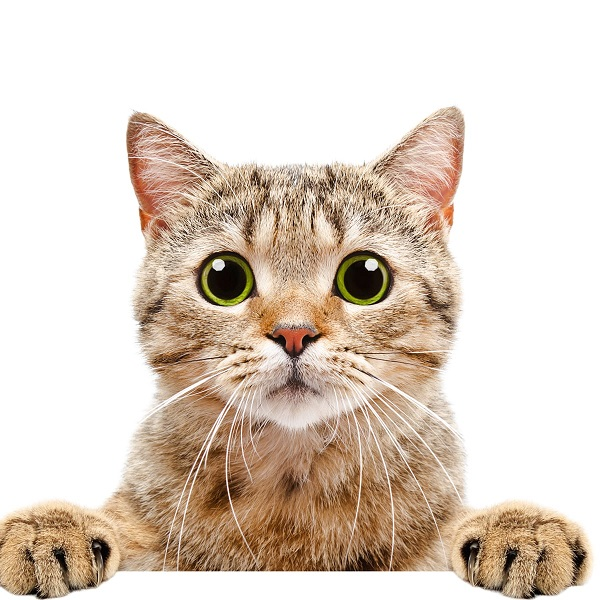
#> input picture OpenCV 03일차/실습/img/image.jpg, 600 x 600 px
$ python opencv_37.py
#> lines starting #> are read from the running program, lines starting #| are printed output that depends on the picture
# 흐림효과(blur)
# 컬러 -> 그레이스케일 -> 블러 -> 이진화
import cv2

img_src = cv2.imread('img/image.jpg', cv2.IMREAD_COLOR)
#> img_src is the input picture: shape (600, 600, 3); mean B, G, R 196.6, 208.9, 222.5
img_src = cv2.pyrDown(img_src)
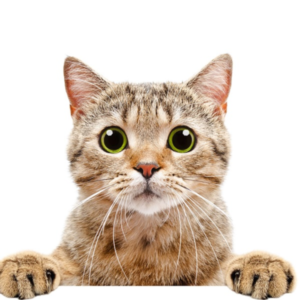
#> img_src: shape (300, 300, 3); mean B, G, R 196.6, 208.9, 222.5
img_gray = cv2.cvtColor(img_src, cv2.COLOR_BGR2GRAY)
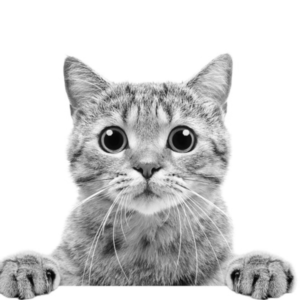
#> img_gray: shape (300, 300); min 5, max 255, mean 211.6
img_grays = cv2.cvtColor(img_gray, cv2.COLOR_GRAY2BGR)
img_hsv = cv2.cvtColor(img_src, cv2.COLOR_BGR2HSV)
#> img_hsv: shape (300, 300, 3); mean H, S, V 7.9, 39.5, 222.5

filter = (7, 7)

# 흐림효과 적용
img_blur1 = cv2.blur(img_src, filter, anchor=(-1, -1), borderType=cv2.BORDER_CONSTANT)
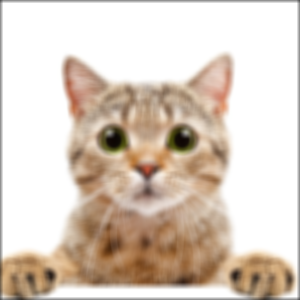
#> img_blur1: shape (300, 300, 3); mean B, G, R 193.8, 206.1, 219.6
img_blur2 = cv2.blur(img_src, filter, anchor=(-1, -1), borderType=cv2.BORDER_REPLICATE)
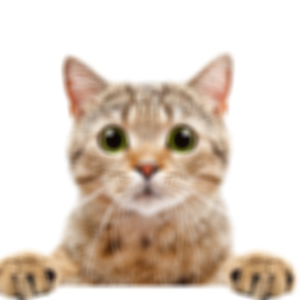
#> img_blur2: shape (300, 300, 3); mean B, G, R 196.6, 208.9, 222.5
img_blur3 = cv2.blur(img_src, filter, anchor=(-1, -1), borderType=cv2.BORDER_REFLECT)
img_blur4 = cv2.blur(img_src, filter, anchor=(-1, -1), borderType=cv2.BORDER_REFLECT101)
img_blur5 = cv2.blur(img_src, filter, anchor=(-1, -1), borderType=cv2.BORDER_DEFAULT)
img_blur6 = cv2.blur(img_src, filter, anchor=(-1, -1), borderType=cv2.BORDER_ISOLATED)

cont = cv2.hconcat([img_src, img_grays, img_hsv, img_blur1, img_blur2])
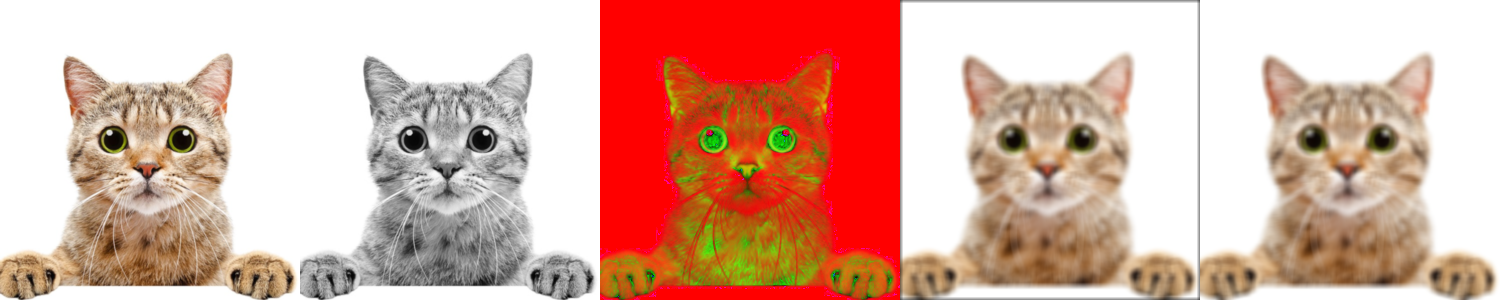
#> cont: shape (300, 1500, 3); mean B, G, R 161.3, 175, 219.7
cont1 = cv2.hconcat([img_blur3, img_blur4, img_blur5, img_blur6, img_blur6])
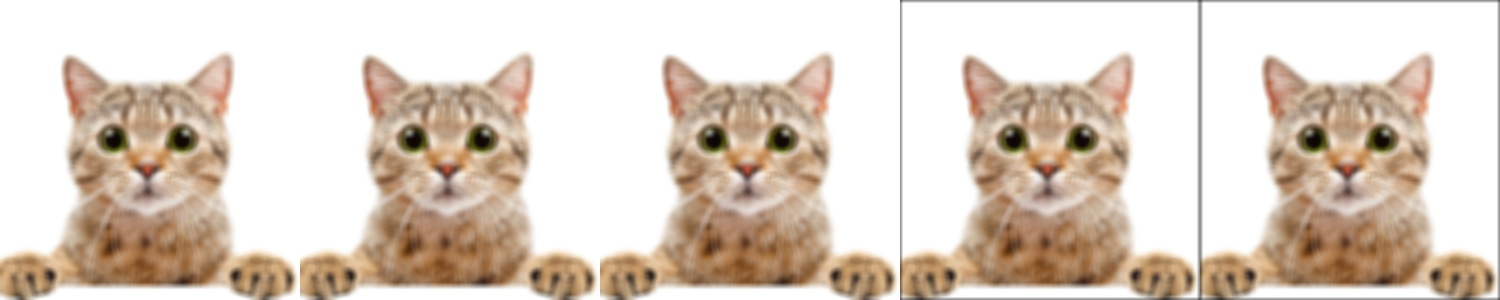
#> cont1: shape (300, 1500, 3); mean B, G, R 195.4, 207.8, 221.3

conts = cv2.vconcat([cont, cont1])
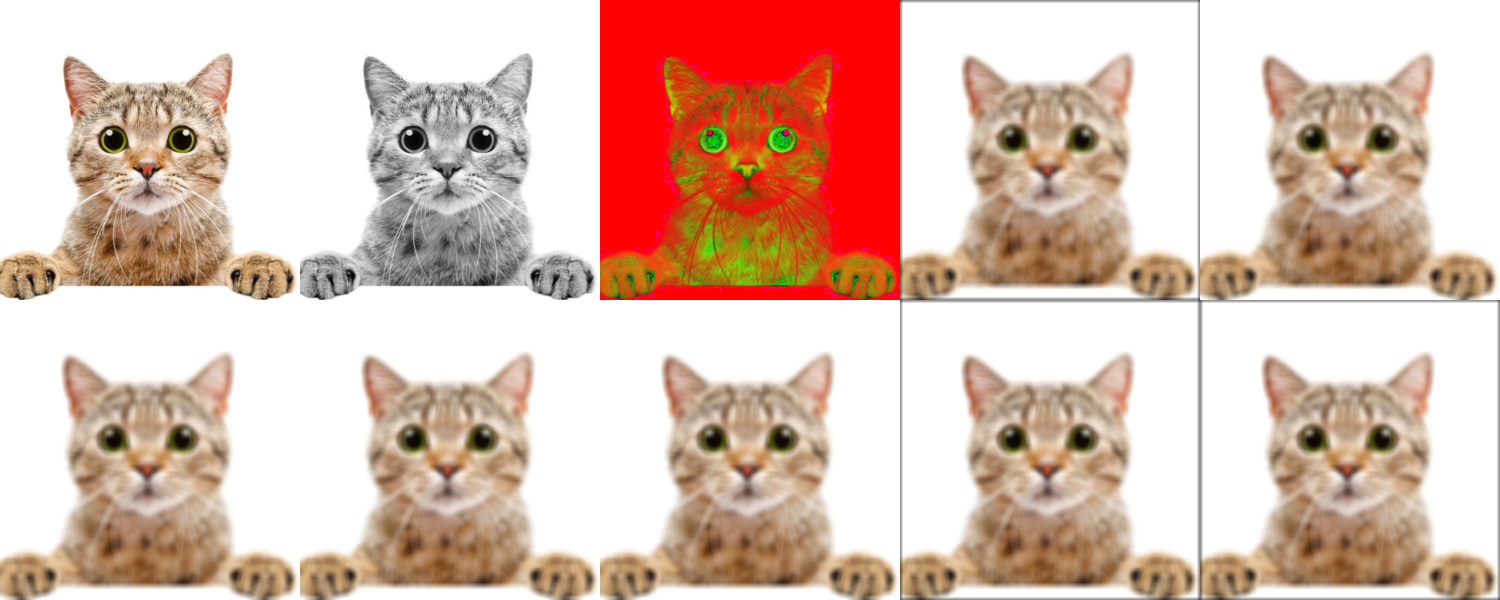
#> conts: shape (600, 1500, 3); mean B, G, R 178.4, 191.4, 220.5

cv2.imshow('img', conts)
cv2.waitKey(0)
cv2.destroyAllWindows()

$ run again, with OpenCV 03일차/실습/img/img11.jpg copied over OpenCV 03일차/실습/img/image.jpg
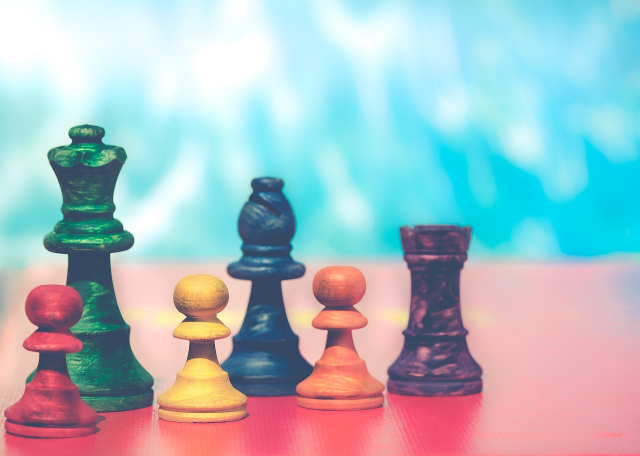
#> input picture OpenCV 03일차/실습/img/img11.jpg, 1280 x 912 px (shown at 1/2 size)
#> img_src is the input picture: shape (912, 1280, 3); mean B, G, R 194.7, 188, 168.8
#> img_src: shape (456, 640, 3)
#> img_hsv: shape (456, 640, 3); mean H, S, V 95, 96.3, 221.3
#> `cont1 = cv2.hconcat([img_blur3, img_blur4, img_blur5, img_blur6, img_b..`:
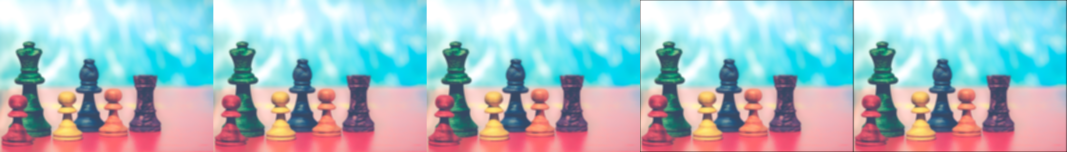
#> cont1: shape (456, 3200, 3) (shown at 1/3 size); mean B, G, R 194.3, 187.6, 168.3
#> `conts = cv2.vconcat([cont, cont1])`:
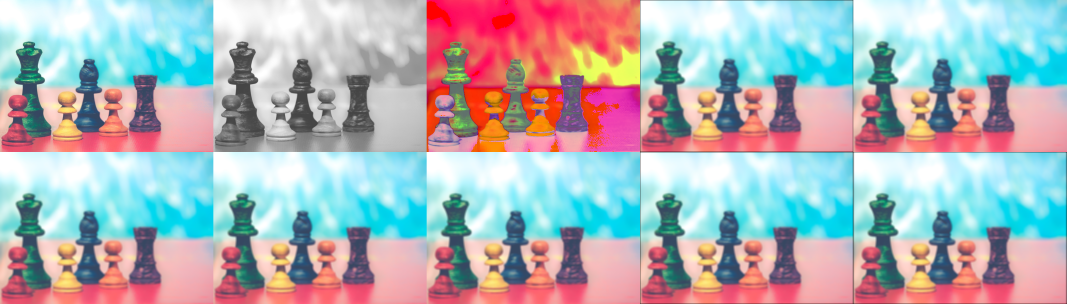
#> conts: shape (912, 3200, 3) (shown at 1/3 size); mean B, G, R 183.3, 178.1, 175.1
